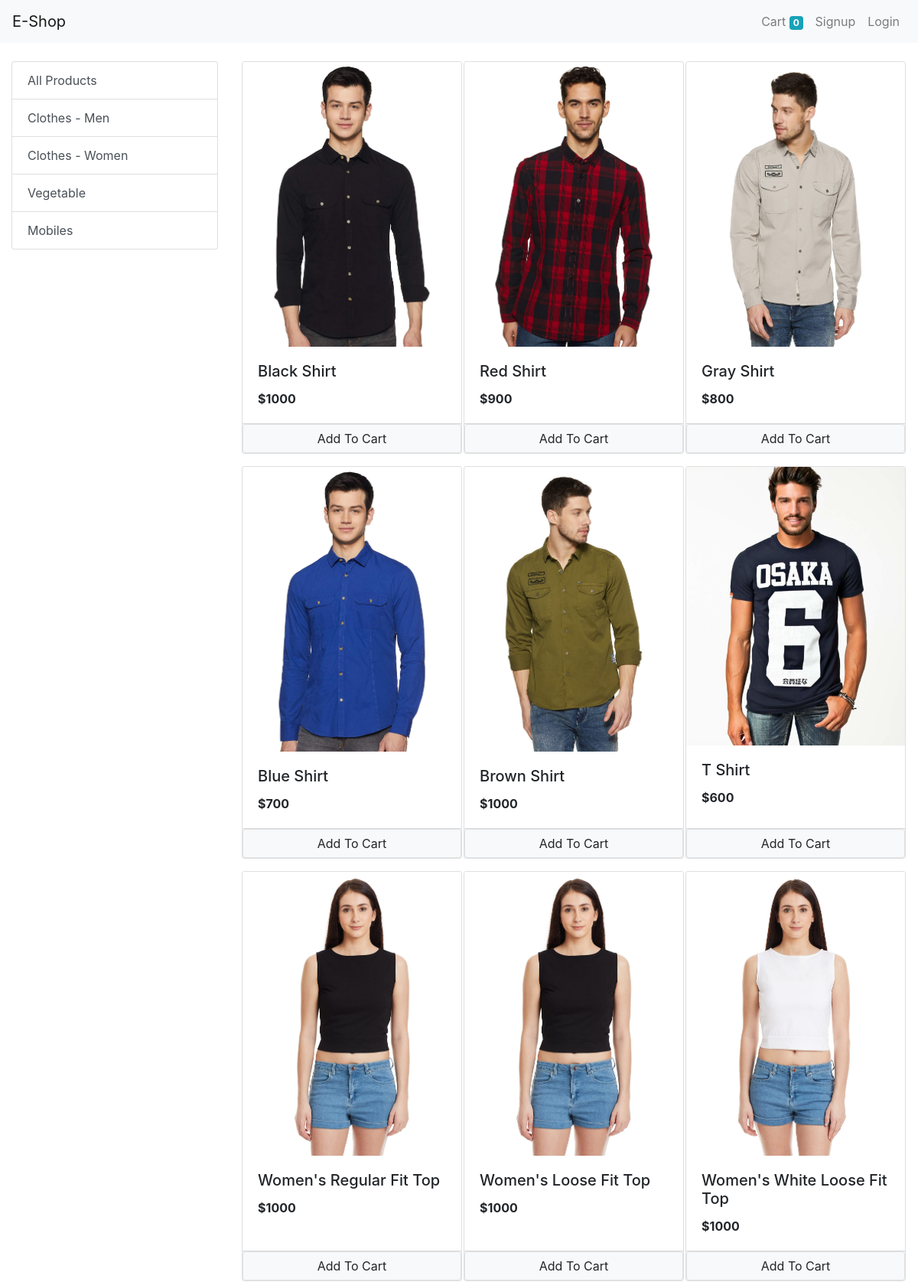
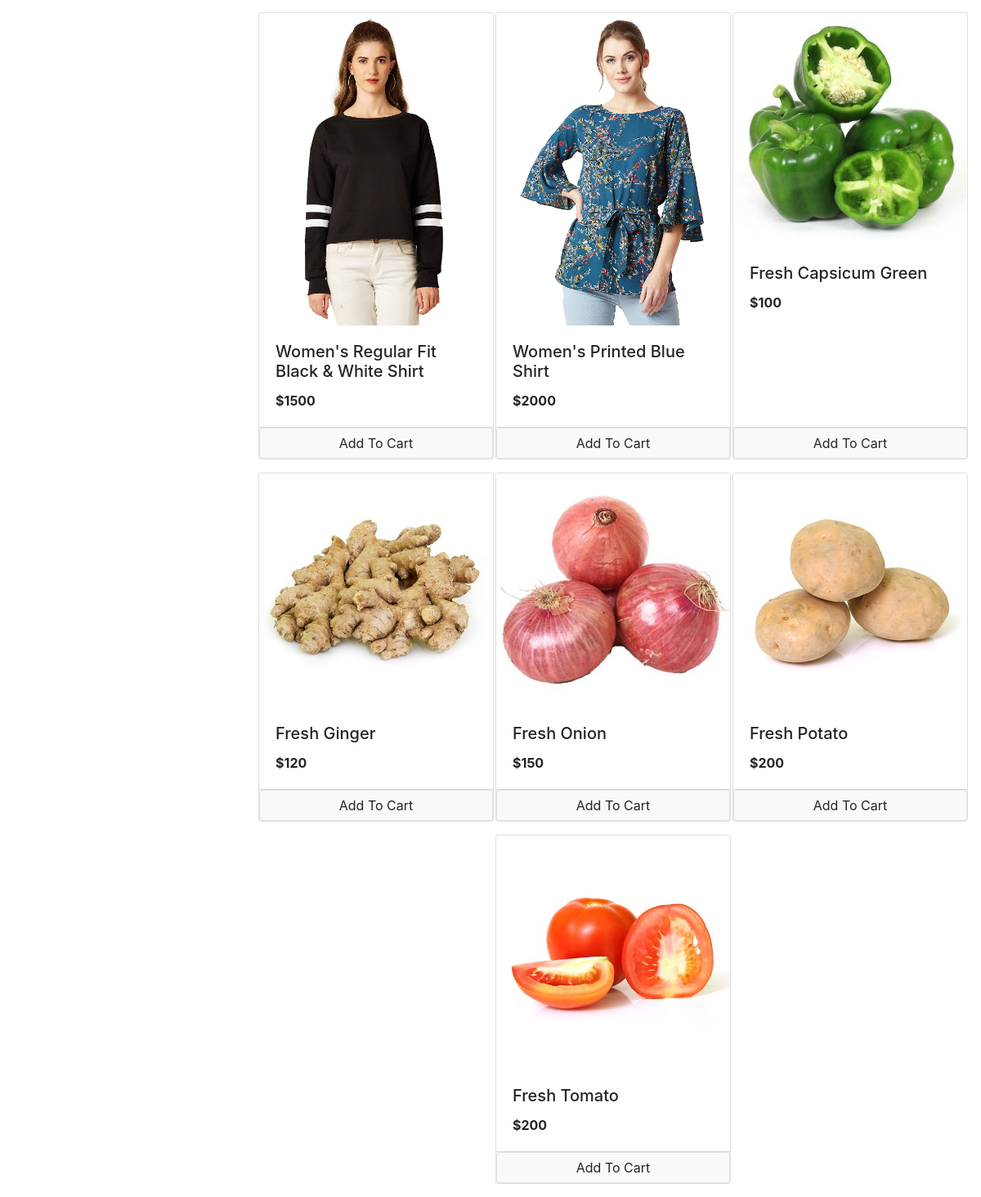
The page / on the database its author committed (2 pictures, top to bottom).
### store/models/category.py (models this page shows, shortened)
class Category(models.Model):
    name = models.CharField(max_length=255)
    @staticmethod
    def get_all_categories():
        return Category.objects.all()

### store/models/product.py (models this page shows, shortened)
class Product(models.Model):
    category = models.ForeignKey(Category, on_delete=models.CASCADE)
    name = models.CharField(max_length= 50)
    price = models.IntegerField(default= 0)
    description = models.CharField(max_length=200, default= '', null=True, blank=True)
    image = models.ImageField(upload_to='uploads/products/')
    @staticmethod
    def get_all_products():
        return Product.objects.all()

### store/views/home.py (the view, shortened to what this page needs)
# urls.py: path('', Index.as_view(), name="home"),
class Index(View):
    def get(self, request):
        cart = request.session.get('cart')
        if not cart:
            request.session['cart'] = {}
        products = None
        categories = Category.get_all_categories()
        categoryID = request.GET.get('category')
        if categoryID:
            products = Product.get_all_products_by_categoryid(categoryID)
        else:
            products = Product.get_all_products()
        data = {}
        data['products'] = products
        data['categories'] = categories
        print("you are: " ,request.session.get('email'))
        return render(request, 'index.html', data)

### store/templatetags/cart.py (called while the page is built)
@register.filter(name='is_in_cart')
def is_in_cart(product, cart):
    keys = cart.keys()
    for id in keys:
        if int(id) == product.id:
            return True
    return False

### store/templatetags/custom_filter.py (called while the page is built)
@register.filter(name='currency')
def currency(number):
    return "$"+str(number)

### store/templates/index.html (shortened to what this page needs)
{% extends 'base.html' %}
{% block content %}
{% load cart %}
{% load custom_filter %}
<div class="container-fluid mt-4">
    <div class="row">
        <div class="col-lg-3 mx-auto">
            <div class="list-group">
                <a href="/" class="list-group-item list-group-item-action" aria-current="true">
                    All Products
                  </a>
                {% for category in categories %}
                <a href="/?category={{category.id}}" class="list-group-item list-group-item-action" aria-current="true">
                  {{category.name}}
                </a>
                {% endfor %}
            </div>
        </div>
        <div id= "products" class="col-lg-9 mx-auto">
            <div class="row mx-auto">
                {% for product in products %}
                <div class="card mx-auto mb-3" id={{product.id}} style="width: 18rem;">
                <img class="card-img-top" src="{{product.image.url}}" alt="Card image cap">
                <div class="card-body">
                    <h5 class="card-title">{{product.name}}</h5>
                    <p class="card-text"><b>{{product.price|currency}}</b></p>
                </div>
                <div class="card-footer p-0">
                    {% if product|is_in_cart:request.session.cart %}
                    <div class="row no-gutters">
                        <form action="/#{{product.id}}" class="col-2" method="post">
                            {% csrf_token %}
                            <input hidden type="text" name='product' value='{{product.id}}'>
                            <input hidden type="text" name='remove' value='True'>
                            <input type="submit" value=" - " class="btn btn-block btn-secondary">
                        </form>
                        <div class="text-center col">{{ product | cart_quantity:request.session.cart}} in cart</div>
                        <form action="/#{{product.id}}" class="col-2" method="post">
                            {% csrf_token %}
                            <input hidden type="text" name='product' value='{{product.id}}'>
                            <input type="submit" value=" + " class="btn btn-block btn-secondary">
                        </form>
                    </div>
                    {% else %}
                    <form action="/#{{product.id}}" method="POST">
                    <input type="submit" class="float-right btn btn-light border btn-block" value="Add To Cart">
                    </form>
                    {% endif %}
                </div>
            </div>
                {% endfor %}
            </div>
        </div>
    </div>
</div>
{% endblock %}

### store/templates/base.html (shortened to what this page needs)
<!doctype html>
<html lang="en">
  <head>
    <link rel="stylesheet" href="https://cdn.jsdelivr.net/npm/bootstrap@4.0.0/dist/css/bootstrap.min.css">
  </head>
  <body>
     <nav class="navbar navbar-expand-lg navbar-light bg-light">
        <a class="navbar-brand" href="/">E-Shop</a>
        <div class="collapse navbar-collapse" id="navbarSupportedContent">
          <ul class="navbar-nav my-2 my-lg-0">
            <li class="nav-item ">
              <a class="nav-link" href="/cart">Cart
              <span class="badge badge-info">{{request.session.cart.keys|length}}</span>
              <span class="sr-only">(current)</span></a>
            </li>
            {% if request.session.customer %}
            <li class="nav-item ">
              <a class="nav-link" href="/orders">Orders <span class="sr-only">(current)</span></a>
            </li>
            <li class="nav-item ">
              <a class="nav-link" href="/logout">Logout <span class="sr-only">(current)</span></a>
            </li>
            {% else %}
            <li class="nav-item ">
              <a class="nav-link" href="{% url 'store:signup' %}">Signup <span class="sr-only">(current)</span></a>
            </li>
            <li class="nav-item ">
                <a class="nav-link" href="{% url 'store:login' %}">Login <span class="sr-only">(current)</span></a>
            </li>
            {% endif %}
          </ul>
        </div>
      </nav>
        {% block content %}
        {% endblock content %}
  </body>
</html>

### rows shown on the page
Category: name "Clothes - Men"
Category: name "Clothes - Women"
Category: name "Vegetable"
Category: name "Mobiles"
Product: {{ product.id }} 1 (drawn), image (picture), name "Black Shirt", price "$1000"
Product: image (picture), name "Red Shirt", price "$900"
Product: image (picture), name "Gray Shirt", price "$800"
Product: image (picture), name "Blue Shirt", price "$700"
Product: image (picture), name "Brown Shirt", price "$1000"
Product: image (picture), name "T Shirt", price "$600"
Product: image (picture), name "Women's Regular Fit Top", price "$1000"
Product: image (picture), name "Women's Loose Fit Top", price "$1000"
Product: image (picture), name "Women's White Loose Fit Top", price "$1000"
Product: image (picture), name "Women's Regular Fit Black & White Shirt", price "$1500"
Product: image (picture), name "Women's Printed Blue Shirt", price "$2000"
Product: image (picture), name "Fresh Capsicum Green", price "$100"
Product: image (picture), name "Fresh Ginger", price "$120"
Product: image (picture), name "Fresh Onion", price "$150"
Product: image (picture), name "Fresh Potato", price "$200"
Product: image (picture), name "Fresh Tomato", price "$200"

### other values the page prints
{{ request.session.cart.keys|length }} "0"
